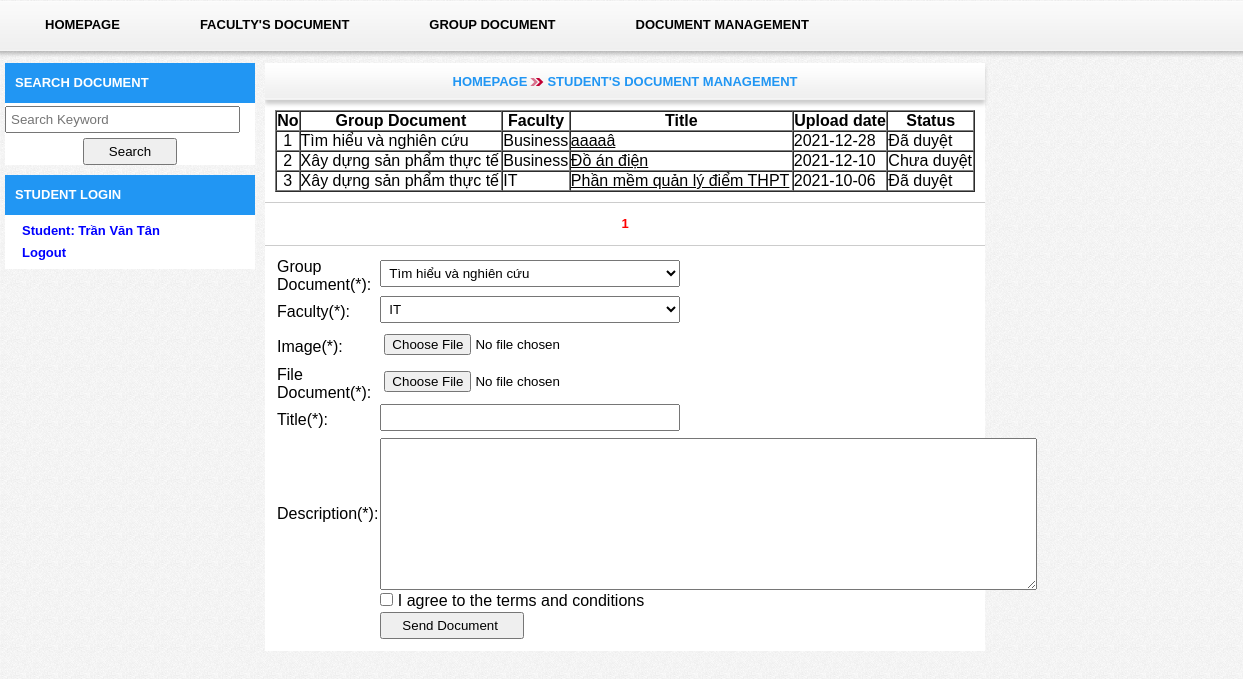
/?act=document&id_faculty=4 (signed in), run on the app's committed database.
### tables this page shows
CREATE TABLE IF NOT EXISTS `tbl_document` (
  `id` int(11) NOT NULL AUTO_INCREMENT,
  `id_groupDoc` int(11) NOT NULL,
  `id_faculty` int(11) NOT NULL,
  `studentID` varchar(20) NOT NULL,
  `title` varchar(100) NOT NULL,
  `uploadDate` date NOT NULL,
  `document` varchar(300) NOT NULL,
  `status` varchar(20) NOT NULL,
  `adminID` varchar(20) NOT NULL,
  `description` varchar(300) NOT NULL,
  PRIMARY KEY (`id`)
);

CREATE TABLE IF NOT EXISTS `tbl_groupDoc` (
  `id` int(11) NOT NULL AUTO_INCREMENT,
  `name` varchar(50) NOT NULL,
  PRIMARY KEY (`id`)
);

CREATE TABLE IF NOT EXISTS `tbl_faculty` (
  `id` int(11) NOT NULL AUTO_INCREMENT,
  `name` varchar(50) NOT NULL,
  PRIMARY KEY (`id`)
);

### modules/document/document.php (the view, shortened to what this page needs)
<div class='new_detail'>
	<h3><a href="index.php">Homepage</a><span class="next"></span>Student's Document Management</h3>
	<div class='content_new'>
		<?php
		if($_SESSION['studentID']==""){
			echo "<h2>Please Login!</h2>";
		}
		else{
		?>
		<ul>
		<table border="1" width="100%" cellspacing="0">
			<tr>
				<td class='tieudeketqua'>No</td>
				<td class='tieudeketqua'>Group Document</td>
				<td class='tieudeketqua'>Faculty</td>
				<td class='tieudeketqua'>Title</td>
				<td class='tieudeketqua'>Upload date</td>
				<td class='tieudeketqua'>Status</td>
			</tr>
		<?php
			$sql="select NDA.name as 'nameGroup', CN.name as 'nameFaculty', DA.* from tbl_document DA inner join tbl_groupDoc NDA on DA.id_groupDoc=NDA.id inner join tbl_faculty CN on DA.id_faculty=CN.id where DA.studentID='$_SESSION[studentID]' order by DA.id desc ";
			$qr=mysql_query($sql." limit $GLOBALS[vtbd], $GLOBALS[limit]");
			$i=0;
			while ($arr=mysql_fetch_array($qr)) {
				$i++;
				echo "<tr>
					<td><center>$i</center></td>
					<td>$arr[nameGroup]</td>
					<td>$arr[nameFaculty]</td>
					<td><a href='upload/$arr[document]' target='_blank'><u>$arr[title]</u></a></td>
					<td>$arr[uploadDate]</td>
					<td>$arr[status]</td>
				</tr>";
			}
		?>
		</table>
		</ul>
	</div>
	<div class="list_newP">
		<form method="post" action="" enctype="multipart/form-data">
		<table>
			<tr>
				<td width="200px">Group Document(*):</td>
				<td>
					<select class='text-form' name="id_groupDoc">
						<?php
							$sql="select id, name from tbl_groupDoc";
							$qr=mysql_query($sql);
							while ($arr=mysql_fetch_array($qr)) {
								echo "<option value='$arr[id]'>$arr[name]</option>";
							}
						?>
					</select>
				</td>
			</tr>
			<tr>
			<td>Faculty(*):</td>
				<td>
					<select class='text-form' name="id_faculty">
						<?php
							$sql="select id, name from tbl_faculty";
							$qr=mysql_query($sql);
							while ($arr=mysql_fetch_array($qr)) {
								echo "<option value='$arr[id]'>$arr[name]</option>";
							}
						?>
					</select>
				</td>
			</tr>
			<tr>
				<td>Image(*):</td>
				<td><input name="document" type="file" class='text-form'></td>
			</tr>
			<tr>
				<td>File Document(*):</td>
				<td><input name="image" type="file" class='text-form'></td>
			</tr>
			<tr>
				<td>Title(*):</td>
				<td><input name="title" class='text-form'></td>
			</tr>
			<tr>
				<td>Description(*):</td>
				<td><textarea name="description" rows="10" cols="80"></textarea></td>
			</tr>
			<tr>
				<td> </td>
				<td>
					<input type="checkbox" class="form-check-input" name="checkdy" id="checkdy"> I agree to the terms and conditions
				</td>
			</tr>
			<tr>
				<td></td>
				<td>
					<input type="submit" name='submit' value="Send Document " class='button-form'>
				</td>
			</tr>
		</table>
		</form>
		<?php } ?>
	</div>
</div>

### templates/style/css.css (style rules this page uses)
a { text-decoration:none; color:#000; }
body { font-family:Arial, Helvetica, sans-serif; max-height: 100%; font-size:13px; line-height:170%; color:#000; background:url(../image/bg_body.png); }
#mainContent .main h3, #topContent .messenger h3 { background: url(../image/title_list.png) repeat-x top transparent; color: #2196F3; margin-bottom: 10px; line-height:37px; text-align: center; text-transform: uppercase; font-size:13px; box-shadow: 0px 4px 4px #ccc; }
.main h3 a { color: #2196F3; }
.main h3 .next { background: url(../image/icon_003.png) no-repeat scroll center transparent; padding:0 10px; }
.main .product_detail, .main .new_detail { width:720px; float:left; margin-right: 10px; background-color:#FFF; }
.main .new_detail .content_new { padding: 0px 10px 10px; }
.new_detail .list_newP { border-top: 1px solid #ccc; padding: 10px; }
form .text-form { padding: 4px; width: 300px; margin-bottom: 5px; }
form .button-form { padding: 4px 20px; }
.tieudeketqua { font-weight: bold; text-align: center; }

### data on the page
tbl_document: id_groupDoc.name "Tìm hiểu và nghiên cứu", id_faculty.name "Business", title "aaaaâ", uploadDate "2021-12-28", status "Đã duyệt"
tbl_document: id_groupDoc.name "Xây dựng sản phẩm thực tế", id_faculty.name "Business", title "Đồ án điện", uploadDate "2021-12-10", status "Chưa duyệt"
tbl_document: id_groupDoc.name "Xây dựng sản phẩm thực tế", id_faculty.name "IT", title "Phần mềm quản lý điểm THPT", uploadDate "2021-10-06", status "Đã duyệt"

### other printed values
$_SESSION['fullname_stu'] "Trần Văn Tân"
form field id_groupDoc "Tìm hiểu và nghiên cứu"
form field id_faculty "IT"
